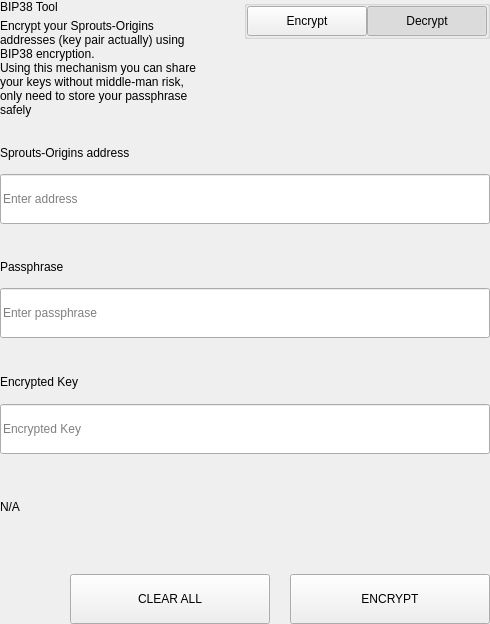
<?xml version="1.0" encoding="UTF-8"?>
<ui version="4.0">
 <class>SettingsBitToolWidget</class>
 <widget class="QWidget" name="SettingsBitToolWidget">
  <property name="geometry">
   <rect>
    <x>0</x>
    <y>0</y>
    <width>490</width>
    <height>624</height>
   </rect>
  </property>
  <property name="windowTitle">
   <string>Form</string>
  </property>
  <layout class="QVBoxLayout" name="verticalLayout">
   <property name="spacing">
    <number>0</number>
   </property>
   <property name="leftMargin">
    <number>0</number>
   </property>
   <property name="topMargin">
    <number>0</number>
   </property>
   <property name="rightMargin">
    <number>0</number>
   </property>
   <property name="bottomMargin">
    <number>0</number>
   </property>
   <item>
    <widget class="QWidget" name="left" native="true">
     <layout class="QVBoxLayout" name="verticalLayout_3">
      <property name="leftMargin">
       <number>0</number>
      </property>
      <property name="topMargin">
       <number>0</number>
      </property>
      <property name="rightMargin">
       <number>0</number>
      </property>
      <property name="bottomMargin">
       <number>0</number>
      </property>
      <item>
       <layout class="QVBoxLayout" name="verticalLayout_2">
        <property name="spacing">
         <number>0</number>
        </property>
        <item>
         <layout class="QHBoxLayout" name="horizontalLayout_3" stretch="3,1">
          <property name="spacing">
           <number>40</number>
          </property>
          <item>
           <layout class="QVBoxLayout" name="verticalLayoutTitle">
            <property name="spacing">
             <number>5</number>
            </property>
            <item>
             <widget class="QLabel" name="labelTitle">
              <property name="text">
               <string>BIP38 Tool</string>
              </property>
             </widget>
            </item>
            <item>
             <widget class="QLabel" name="labelSubtitle1">
              <property name="text">
               <string>Encrypt your Sprouts-Origins addresses (key pair actually) using BIP38 encryption.
Using this mechanism you can share your keys without middle-man risk, only need to store your passphrase safely</string>
              </property>
              <property name="wordWrap">
               <bool>true</bool>
              </property>
             </widget>
            </item>
           </layout>
          </item>
          <item alignment="Qt::AlignTop">
           <widget class="QGroupBox" name="groupBox">
            <property name="title">
             <string/>
            </property>
            <property name="alignment">
             <set>Qt::AlignLeading|Qt::AlignLeft|Qt::AlignTop</set>
            </property>
            <layout class="QHBoxLayout" name="horizontalLayout_4">
             <property name="spacing">
              <number>0</number>
             </property>
             <property name="leftMargin">
              <number>0</number>
             </property>
             <property name="topMargin">
              <number>0</number>
             </property>
             <property name="rightMargin">
              <number>0</number>
             </property>
             <property name="bottomMargin">
              <number>0</number>
             </property>
             <item>
              <spacer name="horizontalSpacer">
               <property name="orientation">
                <enum>Qt::Horizontal</enum>
               </property>
               <property name="sizeHint" stdset="0">
                <size>
                 <width>40</width>
                 <height>20</height>
                </size>
               </property>
              </spacer>
             </item>
             <item>
              <widget class="QPushButton" name="pushLeft">
               <property name="minimumSize">
                <size>
                 <width>120</width>
                 <height>30</height>
                </size>
               </property>
               <property name="maximumSize">
                <size>
                 <width>120</width>
                 <height>30</height>
                </size>
               </property>
               <property name="focusPolicy">
                <enum>Qt::NoFocus</enum>
               </property>
               <property name="text">
                <string>Encrypt</string>
               </property>
               <property name="checkable">
                <bool>true</bool>
               </property>
               <property name="autoExclusive">
                <bool>true</bool>
               </property>
              </widget>
             </item>
             <item>
              <widget class="QPushButton" name="pushRight">
               <property name="minimumSize">
                <size>
                 <width>120</width>
                 <height>30</height>
                </size>
               </property>
               <property name="maximumSize">
                <size>
                 <width>120</width>
                 <height>30</height>
                </size>
               </property>
               <property name="focusPolicy">
                <enum>Qt::NoFocus</enum>
               </property>
               <property name="text">
                <string>Decrypt</string>
               </property>
               <property name="checkable">
                <bool>true</bool>
               </property>
               <property name="checked">
                <bool>true</bool>
               </property>
               <property name="autoExclusive">
                <bool>true</bool>
               </property>
              </widget>
             </item>
            </layout>
           </widget>
          </item>
         </layout>
        </item>
        <item>
         <widget class="QStackedWidget" name="stackedWidget">
          <property name="currentIndex">
           <number>1</number>
          </property>
          <widget class="QWidget" name="pageDecrypt">
           <layout class="QVBoxLayout" name="verticalLayout_5">
            <property name="spacing">
             <number>0</number>
            </property>
            <property name="leftMargin">
             <number>0</number>
            </property>
            <property name="topMargin">
             <number>0</number>
            </property>
            <property name="rightMargin">
             <number>0</number>
            </property>
            <property name="bottomMargin">
             <number>0</number>
            </property>
            <item>
             <widget class="QWidget" name="widget" native="true">
              <property name="minimumSize">
               <size>
                <width>0</width>
                <height>100</height>
               </size>
              </property>
              <layout class="QVBoxLayout" name="verticalLayout_4">
               <property name="spacing">
                <number>0</number>
               </property>
               <property name="leftMargin">
                <number>0</number>
               </property>
               <property name="topMargin">
                <number>0</number>
               </property>
               <property name="rightMargin">
                <number>0</number>
               </property>
               <property name="bottomMargin">
                <number>0</number>
               </property>
               <item>
                <spacer name="verticalSpacer_2">
                 <property name="orientation">
                  <enum>Qt::Vertical</enum>
                 </property>
                 <property name="sizeType">
                  <enum>QSizePolicy::Fixed</enum>
                 </property>
                 <property name="sizeHint" stdset="0">
                  <size>
                   <width>20</width>
                   <height>20</height>
                  </size>
                 </property>
                </spacer>
               </item>
               <item>
                <layout class="QHBoxLayout" name="horizontalLayout_6" stretch="2">
                 <property name="spacing">
                  <number>0</number>
                 </property>
                 <item>
                  <layout class="QVBoxLayout" name="verticalLayout_7">
                   <property name="spacing">
                    <number>9</number>
                   </property>
                   <item>
                    <widget class="QLabel" name="labelSubtitleKey">
                     <property name="minimumSize">
                      <size>
                       <width>0</width>
                       <height>20</height>
                      </size>
                     </property>
                     <property name="maximumSize">
                      <size>
                       <width>16777215</width>
                       <height>20</height>
                      </size>
                     </property>
                     <property name="text">
                      <string>Encrypted key</string>
                     </property>
                    </widget>
                   </item>
                   <item>
                    <widget class="QLineEdit" name="lineEditKey">
                     <property name="minimumSize">
                      <size>
                       <width>0</width>
                       <height>50</height>
                      </size>
                     </property>
                     <property name="maximumSize">
                      <size>
                       <width>16777215</width>
                       <height>50</height>
                      </size>
                     </property>
                     <property name="placeholderText">
                      <string>Enter a encrypted key</string>
                     </property>
                    </widget>
                   </item>
                  </layout>
                 </item>
                </layout>
               </item>
               <item>
                <spacer name="verticalSpacer_3">
                 <property name="orientation">
                  <enum>Qt::Vertical</enum>
                 </property>
                 <property name="sizeType">
                  <enum>QSizePolicy::Fixed</enum>
                 </property>
                 <property name="sizeHint" stdset="0">
                  <size>
                   <width>20</width>
                   <height>20</height>
                  </size>
                 </property>
                </spacer>
               </item>
               <item>
                <layout class="QVBoxLayout" name="verticalLayout_9">
                 <property name="spacing">
                  <number>9</number>
                 </property>
                 <item>
                  <widget class="QLabel" name="labelSubtitlePassphrase">
                   <property name="maximumSize">
                    <size>
                     <width>16777215</width>
                     <height>20</height>
                    </size>
                   </property>
                   <property name="text">
                    <string>Passphrase</string>
                   </property>
                  </widget>
                 </item>
                 <item>
                  <widget class="QLineEdit" name="lineEditPassphrase">
                   <property name="minimumSize">
                    <size>
                     <width>0</width>
                     <height>50</height>
                    </size>
                   </property>
                   <property name="maximumSize">
                    <size>
                     <width>16777215</width>
                     <height>50</height>
                    </size>
                   </property>
                   <property name="placeholderText">
                    <string>Enter a passphrase</string>
                   </property>
                  </widget>
                 </item>
                </layout>
               </item>
               <item>
                <spacer name="verticalSpacer_4">
                 <property name="orientation">
                  <enum>Qt::Vertical</enum>
                 </property>
                 <property name="sizeType">
                  <enum>QSizePolicy::Fixed</enum>
                 </property>
                 <property name="sizeHint" stdset="0">
                  <size>
                   <width>20</width>
                   <height>20</height>
                  </size>
                 </property>
                </spacer>
               </item>
               <item>
                <widget class="QWidget" name="widget_3" native="true">
                 <property name="sizePolicy">
                  <sizepolicy hsizetype="Preferred" vsizetype="Fixed">
                   <horstretch>0</horstretch>
                   <verstretch>0</verstretch>
                  </sizepolicy>
                 </property>
                 <layout class="QVBoxLayout" name="verticalLayout_10">
                  <property name="spacing">
                   <number>9</number>
                  </property>
                  <property name="leftMargin">
                   <number>0</number>
                  </property>
                  <property name="topMargin">
                   <number>0</number>
                  </property>
                  <property name="rightMargin">
                   <number>0</number>
                  </property>
                  <property name="bottomMargin">
                   <number>0</number>
                  </property>
                  <item>
                   <widget class="QLabel" name="labelSubtitleDecryptResult">
                    <property name="minimumSize">
                     <size>
                      <width>0</width>
                      <height>20</height>
                     </size>
                    </property>
                    <property name="maximumSize">
                     <size>
                      <width>16777215</width>
                      <height>20</height>
                     </size>
                    </property>
                    <property name="text">
                     <string>Decrypted address result</string>
                    </property>
                   </widget>
                  </item>
                  <item>
                   <widget class="QWidget" name="widget_4" native="true">
                    <layout class="QHBoxLayout" name="horizontalLayout" stretch="6,0,1">
                     <property name="spacing">
                      <number>0</number>
                     </property>
                     <property name="leftMargin">
                      <number>0</number>
                     </property>
                     <property name="topMargin">
                      <number>0</number>
                     </property>
                     <property name="rightMargin">
                      <number>0</number>
                     </property>
                     <property name="bottomMargin">
                      <number>0</number>
                     </property>
                     <item alignment="Qt::AlignVCenter">
                      <widget class="QLineEdit" name="lineEditDecryptResult">
                       <property name="minimumSize">
                        <size>
                         <width>0</width>
                         <height>50</height>
                        </size>
                       </property>
                       <property name="maximumSize">
                        <size>
                         <width>16777215</width>
                         <height>50</height>
                        </size>
                       </property>
                       <property name="placeholderText">
                        <string>Decrypted Address</string>
                       </property>
                      </widget>
                     </item>
                     <item>
                      <spacer name="horizontalSpacer_4">
                       <property name="orientation">
                        <enum>Qt::Horizontal</enum>
                       </property>
                       <property name="sizeType">
                        <enum>QSizePolicy::Fixed</enum>
                       </property>
                       <property name="sizeHint" stdset="0">
                        <size>
                         <width>20</width>
                         <height>50</height>
                        </size>
                       </property>
                      </spacer>
                     </item>
                     <item>
                      <widget class="QPushButton" name="pushButtonImport">
                       <property name="minimumSize">
                        <size>
                         <width>140</width>
                         <height>40</height>
                        </size>
                       </property>
                       <property name="text">
                        <string>Import Address</string>
                       </property>
                      </widget>
                     </item>
                    </layout>
                   </widget>
                  </item>
                 </layout>
                </widget>
               </item>
               <item>
                <widget class="QLabel" name="statusLabel_DEC">
                 <property name="maximumSize">
                  <size>
                   <width>16777215</width>
                   <height>40</height>
                  </size>
                 </property>
                 <property name="text">
                  <string/>
                 </property>
                </widget>
               </item>
               <item>
                <spacer name="verticalSpacer">
                 <property name="orientation">
                  <enum>Qt::Vertical</enum>
                 </property>
                 <property name="sizeType">
                  <enum>QSizePolicy::Preferred</enum>
                 </property>
                 <property name="sizeHint" stdset="0">
                  <size>
                   <width>20</width>
                   <height>20</height>
                  </size>
                 </property>
                </spacer>
               </item>
               <item>
                <layout class="QHBoxLayout" name="horizontalLayout_7">
                 <property name="spacing">
                  <number>0</number>
                 </property>
                 <item>
                  <spacer name="horizontalSpacer_5">
                   <property name="orientation">
                    <enum>Qt::Horizontal</enum>
                   </property>
                   <property name="sizeType">
                    <enum>QSizePolicy::Expanding</enum>
                   </property>
                   <property name="sizeHint" stdset="0">
                    <size>
                     <width>40</width>
                     <height>20</height>
                    </size>
                   </property>
                  </spacer>
                 </item>
                 <item>
                  <widget class="QPushButton" name="pushButtonDecryptClear">
                   <property name="minimumSize">
                    <size>
                     <width>200</width>
                     <height>50</height>
                    </size>
                   </property>
                   <property name="maximumSize">
                    <size>
                     <width>200</width>
                     <height>50</height>
                    </size>
                   </property>
                   <property name="text">
                    <string>CLEAR</string>
                   </property>
                  </widget>
                 </item>
                 <item>
                  <spacer name="horizontalSpacer_3">
                   <property name="orientation">
                    <enum>Qt::Horizontal</enum>
                   </property>
                   <property name="sizeType">
                    <enum>QSizePolicy::Fixed</enum>
                   </property>
                   <property name="sizeHint" stdset="0">
                    <size>
                     <width>20</width>
                     <height>20</height>
                    </size>
                   </property>
                  </spacer>
                 </item>
                 <item>
                  <widget class="QPushButton" name="pushButtonDecrypt">
                   <property name="minimumSize">
                    <size>
                     <width>200</width>
                     <height>50</height>
                    </size>
                   </property>
                   <property name="maximumSize">
                    <size>
                     <width>200</width>
                     <height>50</height>
                    </size>
                   </property>
                   <property name="text">
                    <string>DECRYPT KEY</string>
                   </property>
                  </widget>
                 </item>
                </layout>
               </item>
              </layout>
             </widget>
            </item>
           </layout>
          </widget>
          <widget class="QWidget" name="pageEncrypt">
           <layout class="QVBoxLayout" name="verticalLayout_11">
            <property name="spacing">
             <number>0</number>
            </property>
            <property name="leftMargin">
             <number>0</number>
            </property>
            <property name="topMargin">
             <number>0</number>
            </property>
            <property name="rightMargin">
             <number>0</number>
            </property>
            <property name="bottomMargin">
             <number>0</number>
            </property>
            <item>
             <spacer name="verticalSpacer_8">
              <property name="orientation">
               <enum>Qt::Vertical</enum>
              </property>
              <property name="sizeType">
               <enum>QSizePolicy::Fixed</enum>
              </property>
              <property name="sizeHint" stdset="0">
               <size>
                <width>20</width>
                <height>20</height>
               </size>
              </property>
             </spacer>
            </item>
            <item>
             <widget class="QWidget" name="containerAddressEnc" native="true">
              <layout class="QVBoxLayout" name="containerAddressEncLayout">
               <property name="spacing">
                <number>5</number>
               </property>
               <property name="leftMargin">
                <number>0</number>
               </property>
               <property name="topMargin">
                <number>0</number>
               </property>
               <property name="rightMargin">
                <number>0</number>
               </property>
               <property name="bottomMargin">
                <number>0</number>
               </property>
               <item>
                <widget class="QLabel" name="labelSubtitleAddress">
                 <property name="minimumSize">
                  <size>
                   <width>0</width>
                   <height>20</height>
                  </size>
                 </property>
                 <property name="maximumSize">
                  <size>
                   <width>16777215</width>
                   <height>20</height>
                  </size>
                 </property>
                 <property name="text">
                  <string>Sprouts-Origins address</string>
                 </property>
                </widget>
               </item>
               <item>
                <widget class="QLineEdit" name="addressIn_ENC">
                 <property name="minimumSize">
                  <size>
                   <width>0</width>
                   <height>50</height>
                  </size>
                 </property>
                 <property name="placeholderText">
                  <string>Enter address</string>
                 </property>
                </widget>
               </item>
              </layout>
             </widget>
            </item>
            <item>
             <spacer name="verticalSpacer_6">
              <property name="orientation">
               <enum>Qt::Vertical</enum>
              </property>
              <property name="sizeType">
               <enum>QSizePolicy::Fixed</enum>
              </property>
              <property name="sizeHint" stdset="0">
               <size>
                <width>20</width>
                <height>20</height>
               </size>
              </property>
             </spacer>
            </item>
            <item>
             <widget class="QWidget" name="containerAddress" native="true">
              <layout class="QHBoxLayout" name="horizontalLayout_9" stretch="2">
               <property name="spacing">
                <number>0</number>
               </property>
               <property name="leftMargin">
                <number>0</number>
               </property>
               <property name="topMargin">
                <number>0</number>
               </property>
               <property name="rightMargin">
                <number>0</number>
               </property>
               <property name="bottomMargin">
                <number>0</number>
               </property>
               <item>
                <layout class="QVBoxLayout" name="verticalLayout_8">
                 <property name="spacing">
                  <number>5</number>
                 </property>
                 <item>
                  <widget class="QLabel" name="labelSubtitleMessage">
                   <property name="minimumSize">
                    <size>
                     <width>0</width>
                     <height>20</height>
                    </size>
                   </property>
                   <property name="maximumSize">
                    <size>
                     <width>16777215</width>
                     <height>20</height>
                    </size>
                   </property>
                   <property name="text">
                    <string>Passphrase</string>
                   </property>
                  </widget>
                 </item>
                 <item>
                  <widget class="QLineEdit" name="passphraseIn_ENC">
                   <property name="minimumSize">
                    <size>
                     <width>0</width>
                     <height>50</height>
                    </size>
                   </property>
                   <property name="maximumSize">
                    <size>
                     <width>16777215</width>
                     <height>50</height>
                    </size>
                   </property>
                   <property name="placeholderText">
                    <string>Enter passphrase</string>
                   </property>
                  </widget>
                 </item>
                </layout>
               </item>
              </layout>
             </widget>
            </item>
            <item>
             <spacer name="verticalSpacer_7">
              <property name="orientation">
               <enum>Qt::Vertical</enum>
              </property>
              <property name="sizeType">
               <enum>QSizePolicy::Fixed</enum>
              </property>
              <property name="sizeHint" stdset="0">
               <size>
                <width>20</width>
                <height>20</height>
               </size>
              </property>
             </spacer>
            </item>
            <item>
             <widget class="QWidget" name="widget_2" native="true">
              <property name="minimumSize">
               <size>
                <width>0</width>
                <height>75</height>
               </size>
              </property>
              <property name="maximumSize">
               <size>
                <width>16777215</width>
                <height>16777215</height>
               </size>
              </property>
              <layout class="QVBoxLayout" name="verticalLayout_6">
               <property name="leftMargin">
                <number>0</number>
               </property>
               <property name="topMargin">
                <number>0</number>
               </property>
               <property name="rightMargin">
                <number>0</number>
               </property>
               <property name="bottomMargin">
                <number>0</number>
               </property>
               <item>
                <widget class="QLabel" name="labelSubtitleEncryptedKey">
                 <property name="minimumSize">
                  <size>
                   <width>0</width>
                   <height>20</height>
                  </size>
                 </property>
                 <property name="maximumSize">
                  <size>
                   <width>16777215</width>
                   <height>20</height>
                  </size>
                 </property>
                 <property name="text">
                  <string>Encrypted Key</string>
                 </property>
                </widget>
               </item>
               <item>
                <widget class="QLineEdit" name="encryptedKeyOut_ENC">
                 <property name="minimumSize">
                  <size>
                   <width>0</width>
                   <height>50</height>
                  </size>
                 </property>
                 <property name="placeholderText">
                  <string>Encrypted Key</string>
                 </property>
                </widget>
               </item>
              </layout>
             </widget>
            </item>
            <item>
             <widget class="QLabel" name="statusLabel_ENC">
              <property name="text">
               <string notr="true">N/A</string>
              </property>
             </widget>
            </item>
            <item>
             <spacer name="verticalSpacer_5">
              <property name="orientation">
               <enum>Qt::Vertical</enum>
              </property>
              <property name="sizeType">
               <enum>QSizePolicy::Fixed</enum>
              </property>
              <property name="sizeHint" stdset="0">
               <size>
                <width>20</width>
                <height>20</height>
               </size>
              </property>
             </spacer>
            </item>
            <item>
             <layout class="QHBoxLayout" name="horizontalLayout_8">
              <property name="spacing">
               <number>0</number>
              </property>
              <item>
               <spacer name="horizontalSpacer_6">
                <property name="orientation">
                 <enum>Qt::Horizontal</enum>
                </property>
                <property name="sizeType">
                 <enum>QSizePolicy::Expanding</enum>
                </property>
                <property name="sizeHint" stdset="0">
                 <size>
                  <width>40</width>
                  <height>20</height>
                 </size>
                </property>
               </spacer>
              </item>
              <item>
               <widget class="QPushButton" name="pushButtonClear">
                <property name="minimumSize">
                 <size>
                  <width>200</width>
                  <height>50</height>
                 </size>
                </property>
                <property name="focusPolicy">
                 <enum>Qt::NoFocus</enum>
                </property>
                <property name="text">
                 <string>CLEAR ALL</string>
                </property>
               </widget>
              </item>
              <item>
               <spacer name="horizontalSpacer_2">
                <property name="orientation">
                 <enum>Qt::Horizontal</enum>
                </property>
                <property name="sizeType">
                 <enum>QSizePolicy::Fixed</enum>
                </property>
                <property name="sizeHint" stdset="0">
                 <size>
                  <width>20</width>
                  <height>20</height>
                 </size>
                </property>
               </spacer>
              </item>
              <item>
               <widget class="QPushButton" name="pushButtonEncrypt">
                <property name="minimumSize">
                 <size>
                  <width>200</width>
                  <height>50</height>
                 </size>
                </property>
                <property name="maximumSize">
                 <size>
                  <width>200</width>
                  <height>50</height>
                 </size>
                </property>
                <property name="focusPolicy">
                 <enum>Qt::NoFocus</enum>
                </property>
                <property name="text">
                 <string>ENCRYPT</string>
                </property>
               </widget>
              </item>
             </layout>
            </item>
           </layout>
          </widget>
         </widget>
        </item>
       </layout>
      </item>
     </layout>
    </widget>
   </item>
  </layout>
 </widget>
 <resources/>
 <connections/>
</ui>
